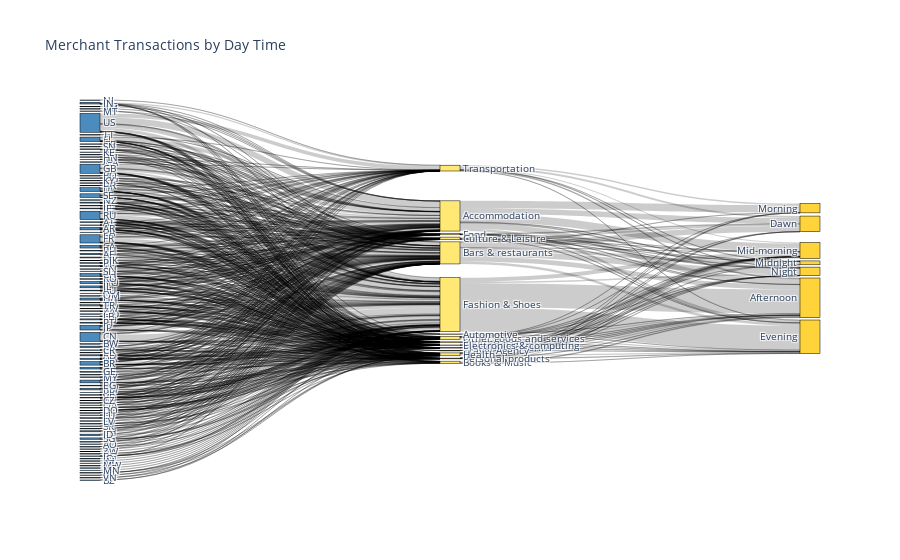

The cell this chart's notebook holds for it:
### Code cell
# Generating regular sankey diagram
sank = genSankey(df13,cat_cols=['customer_country','category','daytime'],value_cols='sum_amount',title='Merchant Transactions by Day Time')
fig = go.Figure(sank)
iplot(fig)

### Figure 1 — Plotly figure (JSON) as saved in the notebook; plotly's stock layout.template omitted (floating-point values rounded to 4 significant figures; data arrays with more than 128 entries replaced by an {"elided": "..."} marker saying what was removed)
{"data": [{"link": {"source": {"elided": "693 int values"}, "target": {"elided": "693 int values"}, "value": {"elided": "693 float values"}}, "node": {"color": {"elided": "132 str values"}, "label": {"elided": "132 str values"}, "line": {"color": "black", "width": 0.5}, "pad": 15, "thickness": 20}, "type": "sankey"}], "layout": {"font": {"size": 10}, "title": {"text": "Merchant Transactions by Day Time"}}}
